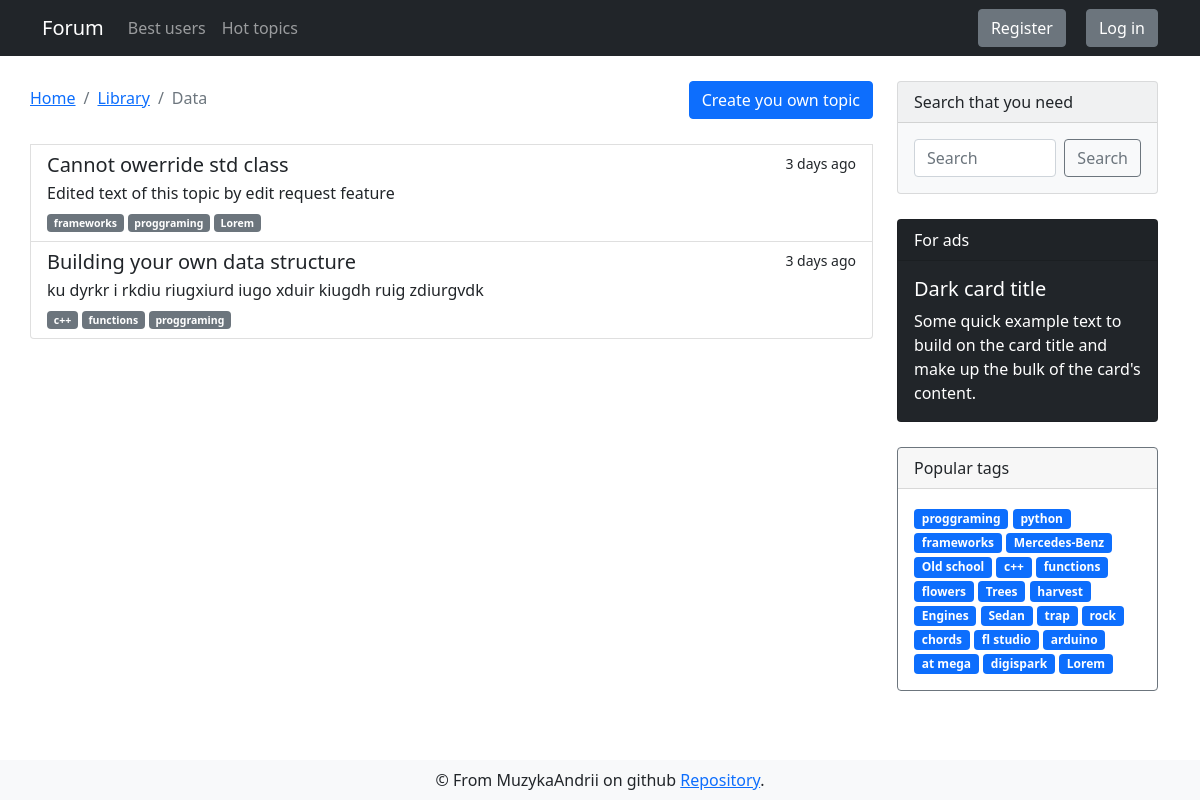
Before: /forum/programing/c-language with the older database file.
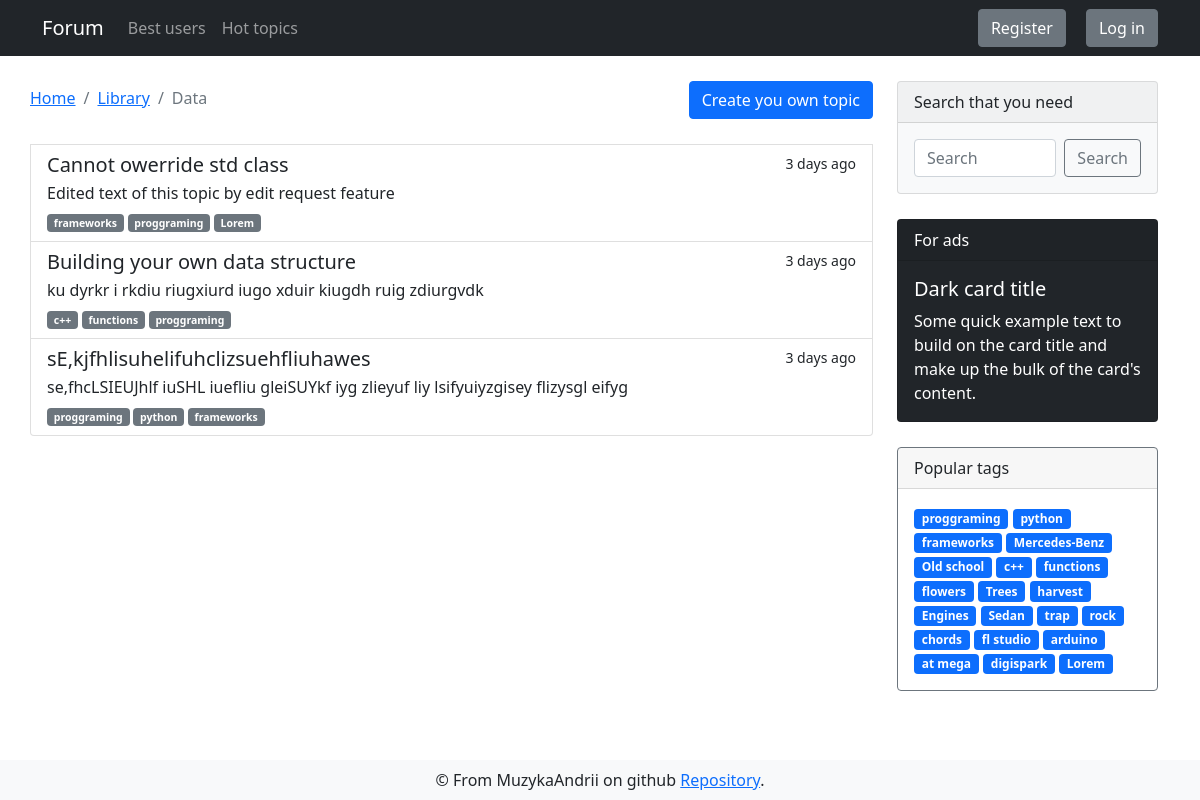
After: the same page with the newer database file.
### app/models.py (models this page shows, shortened)
class DbMixin(object):
    def save(self):
        db.session.add(self)
        db.session.commit()

class Discussion(DbMixin, db.Model):
    id = db.Column(db.Integer, primary_key = True, autoincrement=True)
    theme = db.Column(db.String, unique=True, nullable=False)
    text = db.Column(db.Text, unique=True, nullable=False)
    theme_id = db.Column(db.Integer, db.ForeignKey('theme.id'), nullable=False)
    tags = db.relationship('Tag', secondary=discussion_tags, backref=db.backref('discussions', lazy='dynamic'))
    comments = db.relationship('Comment', backref='parent_discussion', lazy='dynamic')
    creator_id = db.Column(db.Integer, db.ForeignKey('user.id'), nullable=False)
    edit_requests = db.relationship('Edit_request', backref='target_discussion', lazy='dynamic')

class Tag(DbMixin, db.Model):
    id = db.Column(db.Integer, primary_key = True, autoincrement=True)
    name = db.Column(db.String(50), unique=True, nullable=False)
    slug = db.Column(db.String(100), unique=True, nullable=False)
    section_id = db.Column(db.Integer, db.ForeignKey('section.id'), nullable=False)

### app/views.py (the view)
@app.route('/forum/<string:section_slug>/<string:theme_slug>')
def discussions_index(section_slug, theme_slug):
    current_section_id, current_theme, discussions = get_discussions_from_theme_slug(section_slug, theme_slug)
    return render_template('forum/discussions.html', tags=get_tags(), discussions=discussions, section_slug=section_slug, theme_slug=current_theme.slug, title='Topics list')

### app/controllers/discussions_controller.py (called while the page is built)
def get_discussions_from_theme_slug(section_slug: str, theme_slug: str) -> (int, Theme, list):
    current_section_id = Section.get_from_slug(section_slug).id
    current_theme = Theme.get_current_theme(theme_slug, current_section_id)
    discussions = current_theme.discussions
    return current_section_id, current_theme, discussions

### app/models.py (called while the page is built)
    @staticmethod
    def get_from_slug(slug):
        return Section.query.filter_by(slug=slug).first_or_404()

    @staticmethod
    def get_current_theme(theme_slug, section_id):
        return Theme.query.filter_by(slug=theme_slug, section_id=section_id).first_or_404()

### app/views.py (called while the page is built)
@app.before_request
def update_last_seen():
    if current_user.is_authenticated:
        current_user.update_last_seen()

@app.before_request
@cache.cached(timeout=60)
def check_banned():
    if current_user.is_authenticated and current_user.is_banned == True:
        ban_reason = current_user.ban_reason
        logout_user()
        return render_template('alerts/banned.html', reason=ban_reason)

@cache.cached(timeout=600, key_prefix='tags')
def get_tags():
    return Tag.query.limit(25).all()

### app/templates/forum/discussions.html (shortened to what this page needs)
{% extends "layouts/base.html" %}
{% block content %}
<div class="container">
    <div class="row">
        <div style="margin: 25px 0;" class="list-group col-md-9">
            <div class="heading d-flex">
                <nav aria-label="breadcrumb">
                    <ol class="breadcrumb">
                        <li class="breadcrumb-item"><a href="#">Home</a></li>
                        <li class="breadcrumb-item"><a href="#">Library</a></li>
                        <li class="breadcrumb-item active" aria-current="page">Data</li>
                    </ol>
                </nav>
                {% if current_user.is_anonymous %}
                <button type="button" class="btn btn-primary" data-bs-toggle="modal" data-bs-target="#exampleModal">
                    Create you own topic
                </button>
                {% else %}
                <a class="btn btn-primary"
                    href="{{ url_for('create_topic', section_slug=section_slug, theme_slug=theme_slug) }}"
                    class="list-group-item list-group-item-action" aria-current="true">
                    Create you own topic
                </a>
                {% endif %}
            </div>
            {% for discussion in discussions %}
            <a href="{{ url_for('discussion', section_slug=section_slug, theme_slug=theme_slug, discussion_id=discussion.id) }}"
                class="list-group-item list-group-item-action" aria-current="true">
                <div class="d-flex w-100 justify-content-between">
                    <h5 class="mb-1">{{ discussion.theme }}</h5>
                    <small>3 days ago</small>
                </div>
                <p class="mb-1">{{ discussion.text | truncate(100) | striptags }}</p>
                <small>
                    {% for tag in discussion.tags %}
                    <span class="badge bg-secondary">{{ tag.name }}</span>
                    {% endfor %}
                </small>
            </a>
            {% endfor %}
        </div>
        {% include 'layouts/sidebar.html' %}
    </div>
</div>
{% endblock %}

### app/templates/layouts/sidebar.html
<div class="sidebar col-md-3">
    <div class="card text-dark bg-light mb-3" style="max-width: 18rem;">
        <div class="card-header">Search that you need</div>
        <form method="GET" action="{{ url_for('search') }}" class="card-body d-flex">
            <input name="search_query" value="{{ request.args.get('search_query', '') }}" class="form-control me-2" type="text" placeholder="Search" aria-label="Search">
            <button class="btn btn-outline-secondary" type="submit">Search</button>
        </form>
    </div>
    <div class="card text-white bg-dark mb-3" style="max-width: 18rem;">
        <div class="card-header">For ads</div>
        <div class="card-body">
            <h5 class="card-title">Dark card title</h5>
            <p class="card-text">Some quick example text to build on the card title and make up the bulk of the
                card's content.</p>
        </div>
    </div>
    <div class="card border-secondary mb-3" style="max-width: 18rem;">
        <div class="card-header">Popular tags</div>
        <div class="card-body text-secondary">
            {% for tag in tags %}
            <a href="{{ url_for('tags_discussions', tag_slug=tag.slug) }}" class="tag badge bg-primary">{{ tag.name }}</a>
            {% endfor %}
        </div>
    </div>
</div>

Changed rows visible on the page:
added Discussion: theme "sE,kjfhlisuhelifuhclizsuehfliuhawes", text "se,fhcLSIEUJhlf iuSHL iuefliu gleiSUYkf iyg zlieyuf liy lsifyuiyzgisey flizysgl eifyg", Tag (name "proggraming"), Tag (name "python"), Tag (name "frameworks")
